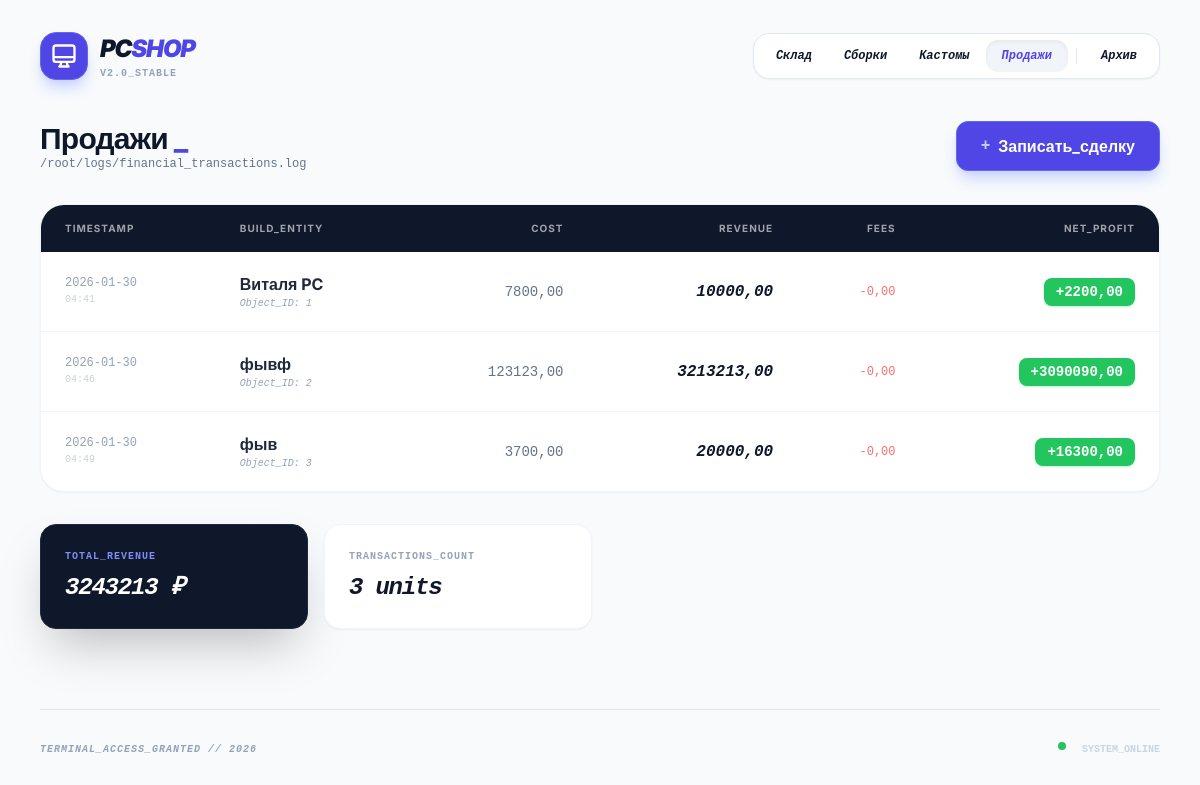
Before: /sales/ with the older database file.
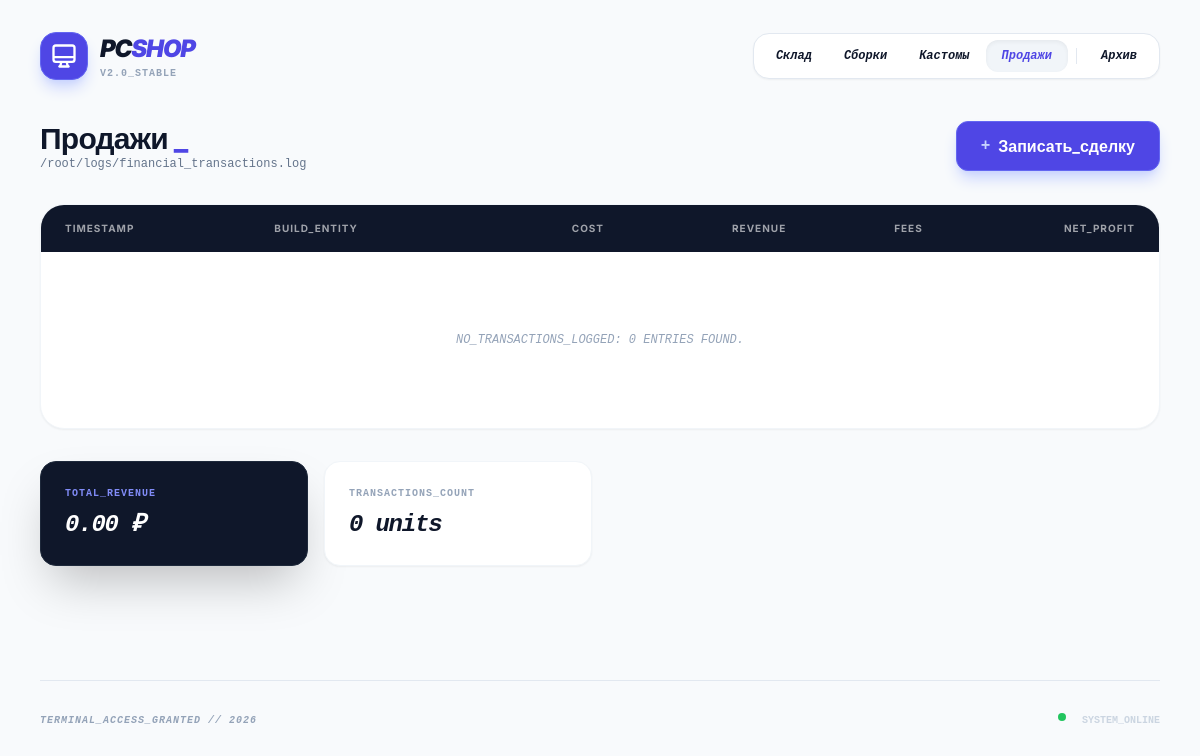
After: the same page with the newer database file.
### tracker/models.py (models this page shows, shortened)
class Sale(models.Model):
    build = models.OneToOneField(Build, on_delete=models.CASCADE, related_name="sale_record")
    sold_price = models.DecimalField(max_digits=10, decimal_places=2)
    fees = models.DecimalField(max_digits=10, decimal_places=2, default=0)
    sold_at = models.DateTimeField()
    notes = models.TextField(blank=True, null=True)
    @property
    def profit(self):
        return self.sold_price - self.fees - self.build.cost

class Build(models.Model):
    title = models.CharField(max_length=200)
    description = models.TextField(blank=True, null=True)
    listing_url = models.URLField(blank=True, null=True)
    cover_image = models.ImageField(upload_to="builds/", blank=True, null=True)
    status = models.CharField(max_length=20, choices=BuildStatus.choices, default=BuildStatus.DRAFT)
    created_at = models.DateTimeField(auto_now_add=True)
    @property
    def cost(self):
        hardware_cost = sum(link.item.purchase_price * link.qty for link in self.build_items.all())
        custom_cost = sum(link.consumable.purchase_price * link.qty_used for link in self.custom_materials.all())
        return hardware_cost + custom_cost

class BuildItem(models.Model):
    build = models.ForeignKey(Build, on_delete=models.CASCADE, related_name="build_items")
    item = models.ForeignKey(InventoryItem, on_delete=models.CASCADE, related_name="build_links")
    qty = models.PositiveIntegerField(default=1)

class InventoryItem(models.Model):
    category = models.CharField(max_length=50, choices=Category.choices, default=Category.OTHER)
    name = models.CharField(max_length=200)
    purchase_price = models.DecimalField(max_digits=10, decimal_places=2)
    status = models.CharField(max_length=20, choices=ItemStatus.choices, default=ItemStatus.IN_STOCK)
    serial_number = models.CharField(max_length=100, blank=True, null=True)
    notes = models.TextField(blank=True, null=True)
    photo = models.ImageField(upload_to="items/", blank=True, null=True)
    created_at = models.DateTimeField(auto_now_add=True)

### tracker/views.py (the view)
# urls.py: path("sales/", views.SaleListView.as_view(), name="sale_list"),
class SaleListView(ListView):
    model = Sale
    template_name = "tracker/sale_list.html"
    context_object_name = "sales"
    def get_context_data(self, **kwargs):
        context = super().get_context_data(**kwargs)
        context['total_revenue'] = self.get_queryset().aggregate(Sum('sold_price'))['sold_price__sum']
        return context

### tracker/templates/tracker/sale_list.html (shortened to what this page needs)
{% extends "base.html" %}
{% block content %}
<div class="flex flex-col md:flex-row md:items-center justify-between gap-4 mb-8">
  <div>
    <h1 class="text-3xl font-extrabold text-slate-900 tracking-tight text-uppercase">Продажи <span class="text-indigo-600">_</span></h1>
    <p class="text-slate-500 font-medium font-mono text-xs">/root/logs/financial_transactions.log</p>
  </div>
  <a class="px-6 py-3 rounded-xl bg-indigo-600 text-white font-bold hover:bg-indigo-700 transition-all shadow-lg shadow-indigo-200 flex items-center gap-2 border border-indigo-500" href="{% url 'sale_add' %}">
    <span class="font-mono text-indigo-200">+</span> Записать_сделку
  </a>
</div>
<div class="bg-white rounded-3xl border border-slate-100 shadow-sm overflow-hidden">
  <table class="w-full text-left border-collapse">
    <thead class="bg-slate-900 text-white">
      <tr>
        <th class="px-6 py-4 text-[10px] font-bold uppercase tracking-widest opacity-60">Timestamp</th>
        <th class="px-6 py-4 text-[10px] font-bold uppercase tracking-widest opacity-60">Build_Entity</th>
        <th class="px-6 py-4 text-[10px] font-bold uppercase tracking-widest opacity-60 text-right">Cost</th>
        <th class="px-6 py-4 text-[10px] font-bold uppercase tracking-widest opacity-60 text-right">Revenue</th>
        <th class="px-6 py-4 text-[10px] font-bold uppercase tracking-widest opacity-60 text-right">Fees</th>
        <th class="px-6 py-4 text-[10px] font-bold uppercase tracking-widest opacity-60 text-right">Net_Profit</th>
      </tr>
    </thead>
    <tbody class="divide-y divide-slate-100">
      {% for s in sales %}
        <tr class="hover:bg-indigo-50/30 transition-colors group">
          <td class="px-6 py-5 font-mono text-xs text-slate-400">
            {{ s.sold_at|date:"Y-m-d" }}<br>
            <span class="text-[10px] uppercase opacity-50">{{ s.sold_at|date:"H:i" }}</span>
          </td>
          <td class="px-6 py-5">
            <div class="font-bold text-slate-800">{{ s.build.title }}</div>
            <div class="text-[10px] text-slate-400 font-mono italic">Object_ID: {{ s.id }}</div>
          </td>
          <td class="px-6 py-5 text-right font-mono text-sm text-slate-500">
            {{ s.build.cost }}
          </td>
          <td class="px-6 py-5 text-right font-mono font-bold text-slate-900 italic">
            {{ s.sold_price }}
          </td>
          <td class="px-6 py-5 text-right font-mono text-xs text-red-400">
            -{{ s.fees }}
          </td>
          <td class="px-6 py-5 text-right">
            <span class="inline-block px-3 py-1 rounded-lg bg-green-500 text-white font-mono font-black text-sm shadow-sm shadow-green-200">
              +{{ s.profit }}
            </span>
          </td>
        </tr>
      {% empty %}
        <tr>
          <td class="p-20 text-center text-slate-400 italic font-mono uppercase text-xs" colspan="6">
            NO_TRANSACTIONS_LOGGED: 0 entries found.
          </td>
        </tr>
      {% endfor %}
    </tbody>
  </table>
</div>
<div class="mt-8 grid grid-cols-1 sm:grid-cols-2 lg:grid-cols-4 gap-4">
  <div class="bg-slate-900 p-6 rounded-2xl border border-slate-800 shadow-2xl">
    <div class="text-[10px] font-bold text-indigo-400 uppercase tracking-widest mb-2 font-mono">Total_Revenue</div>
    <div class="text-2xl font-black text-white font-mono tracking-tighter italic">
      {{ total_revenue|default:"0.00" }} ₽
    </div>
  </div>
  <div class="bg-white p-6 rounded-2xl border border-slate-100 shadow-sm">
    <div class="text-[10px] font-bold text-slate-400 uppercase tracking-widest mb-2 font-mono">Transactions_Count</div>
    <div class="text-2xl font-black text-slate-900 font-mono tracking-tighter italic">
      {{ sales.count }} units
    </div>
  </div>
</div>
{% endblock %}

### templates/base.html (shortened to what this page needs)
<!doctype html>
<html lang="ru">
<head>
  <script src="https://cdn.tailwindcss.com"></script>
</head>
<body class="bg-slate-50 text-slate-900 antialiased">
  <div class="max-w-6xl mx-auto px-4 py-8">
    <header class="flex flex-col md:flex-row items-center justify-between gap-6 mb-10">
      <div class="flex items-center gap-3">
        <div class="w-12 h-12 bg-indigo-600 rounded-2xl flex items-center justify-center shadow-lg shadow-indigo-200 border border-indigo-500">
          <svg class="w-7 h-7 text-white" fill="none" stroke="currentColor" viewBox="0 0 24 24">
            <path stroke-linecap="round" stroke-linejoin="round" stroke-width="2" d="M9.75 17L9 20l-1 1h8l-1-1-.75-3M3 13h18M5 17h14a2 2 0 002-2V5a2 2 0 00-2-2H5a2 2 0 00-2 2v10a2 2 0 002 2z" />
          </svg>
        </div>
        <div>
          <span class="text-2xl font-black tracking-tighter text-slate-900 uppercase italic">PC<span class="text-indigo-600">Shop</span></span>
          <p class="text-[10px] font-mono text-slate-400 font-bold leading-none uppercase tracking-widest mt-1">v2.0_stable</p>
        </div>
      </div>
      <nav class="flex items-center p-1.5 bg-white border border-slate-200 rounded-2xl shadow-sm overflow-x-auto max-w-full">
        <a class="px-4 py-2 rounded-xl text-xs font-bold transition-all hover:text-indigo-600 font-mono italic " href="{% url 'inventory_list' %}">Склад</a>
        <a class="px-4 py-2 rounded-xl text-xs font-bold transition-all hover:text-indigo-600 font-mono italic " href="{% url 'build_list' %}">Сборки</a>
        <a class="px-4 py-2 rounded-xl text-xs font-bold transition-all hover:text-indigo-600 font-mono italic " href="{% url 'consumable_list' %}">Кастомы</a>
        <a class="px-4 py-2 rounded-xl text-xs font-bold transition-all hover:text-indigo-600 font-mono italic {% if 'sale' in request.resolver_match.url_name %}bg-slate-100 text-indigo-600 shadow-inner{% endif %}" href="{% url 'sale_list' %}">Продажи</a>
        <a class="px-4 py-2 rounded-xl text-xs font-bold transition-all hover:text-indigo-600 font-mono italic " href="{% url 'archive_list' %}">Архив</a>
      </nav>
    </header>
    <main class="min-h-[60vh]">
      {% block content %}{% endblock %}
    </main>
    <footer class="mt-20 pt-8 border-t border-slate-200">
      <div class="flex justify-between items-center">
        <p class="text-[10px] font-mono text-slate-400 uppercase tracking-widest italic font-bold">Terminal_access_granted // 2026</p>
        <div class="flex gap-4">
          <div class="w-2 h-2 rounded-full bg-green-500 animate-pulse"></div>
          <span class="text-[10px] font-mono text-slate-300 uppercase font-bold">System_Online</span>
        </div>
      </div>
    </footer>
  </div>
</body>
</html>

### templates/base.html (style rules this page uses)
body { font-family: 'Inter', sans-serif; }
.font-mono { font-family: 'JetBrains Mono', monospace; }

Changed rows visible on the page:
removed Sale: sold_at "2026-01-30", sold_at "04:41", build "Виталя PC", id "1", build.cost "7800,00", sold_price "10000,00", fees "0,00", profit "2200,00"
removed Sale: sold_at "2026-01-30", sold_at "04:46", build "фывф", id "2", build.cost "123123,00", sold_price "3213213,00", fees "0,00", profit "3090090,00"
removed Sale: sold_at "2026-01-30", sold_at "04:49", build "фыв", id "3", build.cost "3700,00", sold_price "20000,00", fees "0,00", profit "16300,00"
Other visible differences:
{{ total_revenue|default:"0.00" }}: "3243213" → "0.00"
{{ sales.count }}: "3" → "0"
text now shown: "NO_TRANSACTIONS_LOGGED: 0 ENTRIES FOUND."
